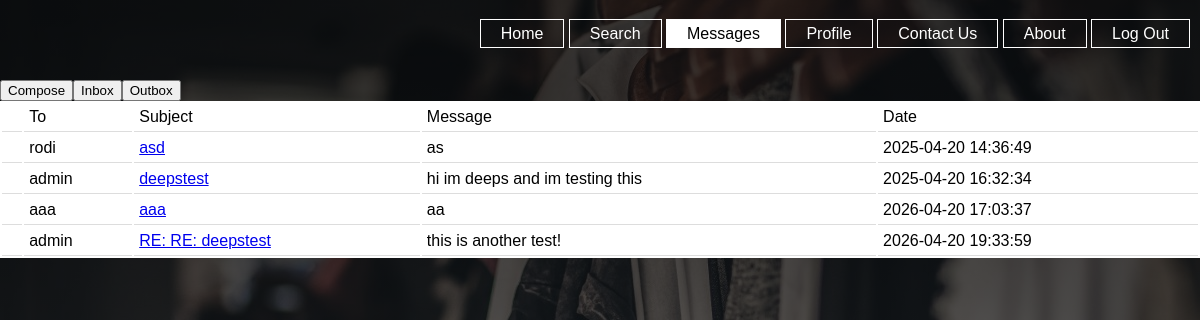
Screenshot of /fyp2/messageoutbox.php (signed in) with the database file from the repository.
### tables this page shows
CREATE TABLE `privatemessages` (
  `id` int(11) NOT NULL,
  `from_user` varchar(255) NOT NULL,
  `to_user` varchar(255) NOT NULL,
  `subject` varchar(255) NOT NULL,
  `message` text NOT NULL,
  `read` tinyint(1) NOT NULL,
  `msgdate` datetime NOT NULL
);

### fyp2/messageoutbox.php (the view, shortened to what this page needs)
<html>
<link rel="stylesheet" type="text/css" href="Main.css">
<div class="navbar">
  <ul>
         <li><a href="membershome.php">Home</a></li>
         <li><a href="profilesearch.php">Search</a></li>
         <li class = "active"><a href="messageinbox.php">Messages</a></li>
         <li><a href="profile.php">Profile</a></li>
         <li><a href="Contact.php">Contact Us</a></li>
         <li><a href="about.php">About</a></li>
         <li><a href="Logout.php">Log Out</a></li>
      </ul>
      </div>
  <div class ="profilecontainer2">
     <?php
     require 'db.php';
     $user = ($_SESSION['username']);
     $inbox = $mysqli->query("SELECT * FROM privatemessages WHERE from_user ='$user'");
     $row = mysqli_num_rows($inbox);
     if($row==0){
       echo "You have no new messages.";
     }
     else{
     if($row!=0){
       echo "<table name = 'message_table'>";
       echo "<tr>";
       echo "<td>";
       echo "</td>";
       echo "<td>To</td>";
       echo "<td>Subject</td>";
       echo "<td>Message</td>";
       echo "<td>Date</td>";
     }
         while($row = mysqli_fetch_array($inbox)){
           $id = $row['id'];
           echo "<tr>";
           echo "<td> </td>";
           echo "<td>".$touser = $row['to_user']."</td>";
           echo "<td><a href='messagedisplay.php?ID=$id'>".$subject = $row['subject']."</a></td>";
           echo "<td>".$message = $row['message']."</td>";
           echo "<td>".$date = $row['msgdate']."</td>";
           echo "</tr>";
       }
    }
      ?>
    <form action="messagemain.php" autocomplete="off">
      <button class ="composebtn" name ="composebtn"/>Compose</button>
    </form>
    <form action="messageinbox.php" autocomplete="off">
        <button class ="inboxbtn" name ="inboxbtn"/>Inbox</button>
      </form>
      <form action="messageoutbox.php" autocomplete="off">
          <button class ="outboxbtn" name ="Outbox"/>Outbox</button>
        </form>
      </div>
</html>

### fyp2/main.css (style rules this page uses)
.navbar ul { float:right; list-style-type: none; margin-top: 25px; padding-right: 10px; }
.navbar ul li { display:inline-block; }
.navbar ul li.active a { background-color: white; color:black; border-color: white; }
.navbar ul li a { text-decoration: none; color:white; padding: 5px 20px; border: 1px solid; transition: 0.6s ease; }
.navbar { max-width: 1200px; margin: auto; float:right; }
.searchtable th,td { vertical-align:top; white-space: nowrap; }
.maincontainerps th,td { vertical-align:top; white-space: nowrap; }
.profilecontainer2 { top:10%; position: absolute; width: 100%; height: 600px; background-color: none; margin:0 auto; }
.profilecontainer2 table { width: 100%; background: white; }
.profilecontainer2 td { border-bottom: 1px solid #ddd; padding: 5px; }

### rows the page displays
privatemessages: to_user "rodi", subject "asd", message "as", msgdate "2025-04-20 14:36:49"
privatemessages: to_user "admin", subject "deepstest", message "hi im deeps and im testing this", msgdate "2025-04-20 16:32:34"
privatemessages: to_user "aaa", subject "aaa", message "aa", msgdate "2026-04-20 17:03:37"
privatemessages: to_user "admin", subject "RE: RE: deepstest", message "this is another test!", msgdate "2026-04-20 19:33:59"
